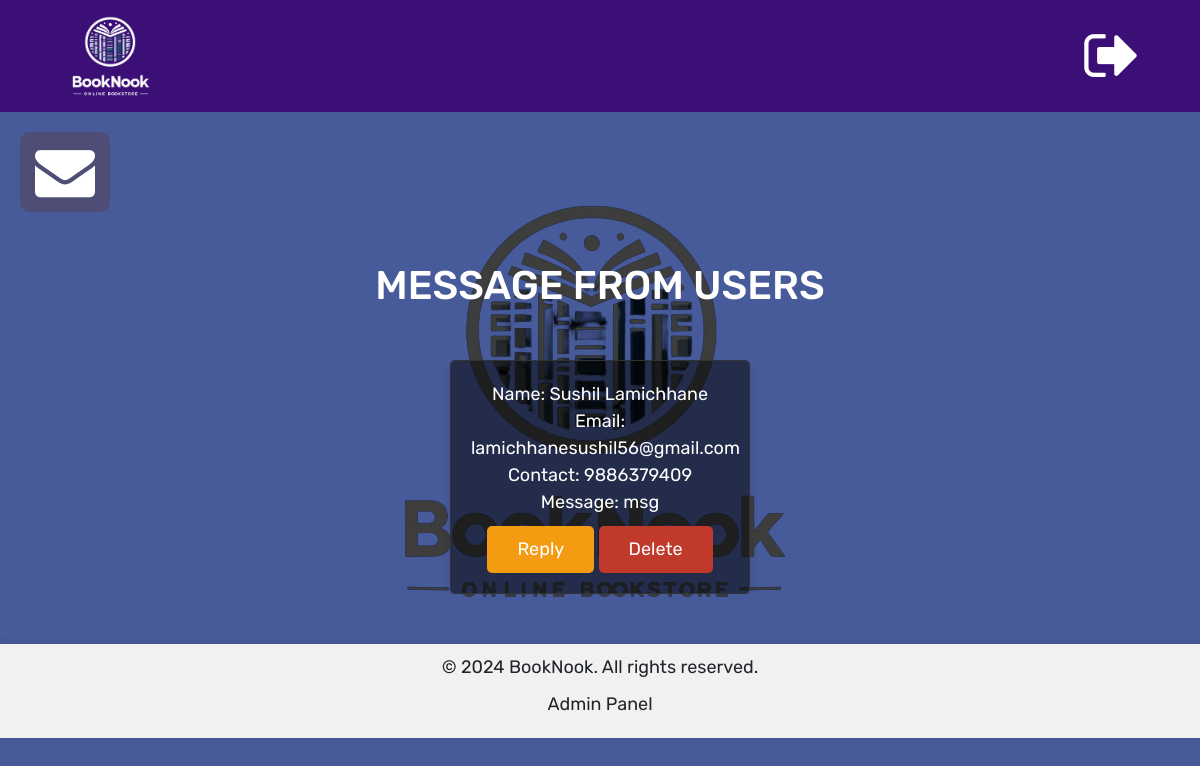
The app's page /admin/messages.php (signed in), older data.
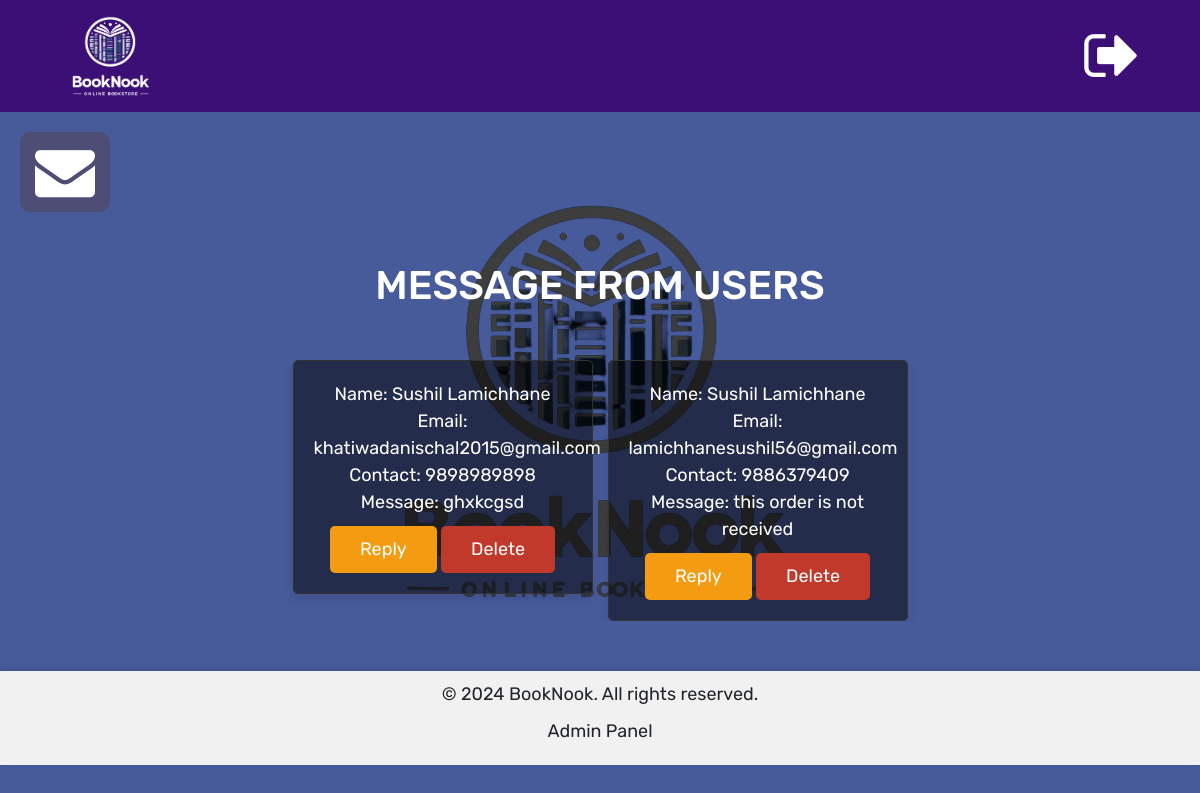
The same page, newer data.
### tables this page shows
CREATE TABLE `message` (
  `id` int(11) NOT NULL,
  `user_id` int(11) NOT NULL,
  `name` varchar(255) NOT NULL,
  `email` varchar(255) NOT NULL,
  `number` varchar(255) NOT NULL,
  `message` text NOT NULL
);

### admin/messages.php (the view, shortened to what this page needs)
<?php
            include "./adminHeader.php";
            include_once "config/dbconnect.php";
?>
<!DOCTYPE html>
<html>
<head>
  <head>
    <link rel="stylesheet" href="https://cdn.jsdelivr.net/npm/bootstrap@4.0.0/dist/css/bootstrap.min.css">
        <link rel="stylesheet" href="https://cdnjs.cloudflare.com/ajax/libs/font-awesome/4.7.0/css/font-awesome.min.css">
       <link rel="stylesheet" href="assets/css/style.css"></link>
       <link rel="stylesheet" href="admin_style.css"></link>
</head>
<body>
  <div id="main">
    <button class="openbtn" onclick="openNav();" style="width:90px; border-radius:10px;"><i class="fa regular fa-envelope" style="font-size:60px;"></i></button>
  </div>
  <section class="add-products">
   <h1 class="title">Message from Users</h1>
  </section>
  <section class="show-products">
<div class="box-container">
   <?php
      $select_users = mysqli_query($conn, "SELECT * FROM `message`") or die('query failed');
      if(mysqli_num_rows($select_users) > 0){
         while($fetch_users = mysqli_fetch_assoc($select_users)){
   ?>
   <div class="box-users">
      <div class="name"><?php echo "Name: ", $fetch_users['name']; ?></div>
      <div class="name"><?php echo "Email: ", $fetch_users['email']; ?></div>
      <div class="name"><?php echo "Contact: ", $fetch_users['number']; ?></div>
      <div class="name"><?php echo "Message: ", $fetch_users['message']; ?></div>
      <button class="option-btn" onclick="showReplyForm(<?php echo $fetch_users['id']; ?>)">Reply</button>
      <a href="messages.php?delete=<?php echo $fetch_users['id']; ?>" class="delete-btn" onclick="return confirm('delete this message?');">Delete</a>
   </div>
   <?php
      }
   }else{
      echo '<p class="empty">No messages yet!</p>';
   }
   ?>
</div>
</section>
<div class="footer">
                <?php include 'adminfooter.php' ?>
            </div>
</body>
</html>

### admin/adminHeader.php (shortened to what this page needs)
 <nav  class="navbar navbar-expand-lg navbar-light px-5" style="background-color:#3c0572e1">
     <a class="navbar-brand ml-5" href="./index.php">
         <img src="assets/images/logo1.png" width="20%" height="auto" alt="BookNook">
        </a>
        <div class="user-cart">
            <?php
        if(!isset($_SESSION['adminname'])){
          ?>
          <a href="index.php" style="text-decoration:none;">
            <i class="fa fa-sign-in mr-5" style="font-size:60px; color:#fff;" aria-hidden="true"></i>
        </a>
        <?php
        }
        else {
            ?>
            <a href="logout.php" style="text-decoration:none;">
                    <i class="fa fa-sign-out mr-5" style="font-size:60px; color:#fff;" aria-hidden="true"></i>
                </a>
            <?php
        } ?>
    </div>
</nav>

### admin/adminfooter.php
<footer style="position: sticky; margin-top: 20px; left: 0; bottom: 0; width: 100%; background-color: #f1f1f1; text-align: center; padding: 10px 0; font-size: 14px; box-shadow: 0 -2px 5px rgba(0, 0, 0, 0.1);">
    <p>&copy; <?php echo date("Y"); ?> BookNook. All rights reserved.</p>
    <p>Admin Panel</p>
</footer>

### admin/assets/css/style.css (style rules this page uses)
* { margin: 0; padding: 0; font-family: 'Work Sans', sans-serif; font-size: 18px; }
.openbtn { font-size: 20px; cursor: pointer; padding: 10px 15px; border: none; color: #fff; background-color:#4d4d75; }
#main { transition: margin-left .5s; padding: 20px; }

### admin/admin_style.css (style rules this page uses)
:root { --purple:#8e44ad; --red:#c0392b; --orange:#f39c12; --black:#333; --white:#fff; --light-color:#666; --light-white:#ccc; --light-bg:#f5f5f5; --border:.1rem solid var(--black); --box-shadow:0 .5rem 1rem rgba(0,0,0,.1); }
* { font-family: 'Rubik', sans-serif; margin:0; padding:0; box-sizing: border-box; outline: none; border:none; text-decoration: none; transition:all .2s linear; }
html { font-size: 62.5%; overflow-x: hidden; }
body { background-color: var(--light-bg); }
section { padding:3rem 2rem; }
.title { text-align: center; margin-bottom: 2rem; text-transform: uppercase; color:white; font-size: 4rem; }
.btn, .option-btn, .delete-btn, .white-btn { display: inline-block; margin-top: 1rem; padding:1rem 3rem; cursor: pointer; color:var(--white); font-size: 1.8rem; border-radius: .5rem; text-transform: capitalize; }
.option-btn { background-color: var(--orange); }
.delete-btn { background-color: var(--red); }
.show-products .box-container { display: grid; grid-template-columns: repeat(auto-fit, 30rem); justify-content: center; gap:1.5rem; max-width: 1200px; overflow: hidden; margin:0 auto; align-items: flex-start; }
.show-products { padding-top: 0; }

### admin/messages.php (style rules this page uses)
body { background:url("assets/images/logo.png") no-repeat center; background-color:#475a99; }
.show-products .box-container .box-users { text-align: center; color:white; padding:2rem; border-radius: .5rem; border:var(--border); box-shadow: var(--box-shadow); background-color: rgba(5, 5, 5, 0.53); }

Row changes from the older to the newer data that the page shows:
removed message: name "Sushil Lamichhane", email "lamichhanesushil56@gmail.com", number "9886379409", message "msg"
added message: name "Sushil Lamichhane", email "khatiwadanischal2015@gmail.com", number "9898989898", message "ghxkcgsd"
added message: name "Sushil Lamichhane", email "lamichhanesushil56@gmail.com", number "9886379409", message "this order is not received"
